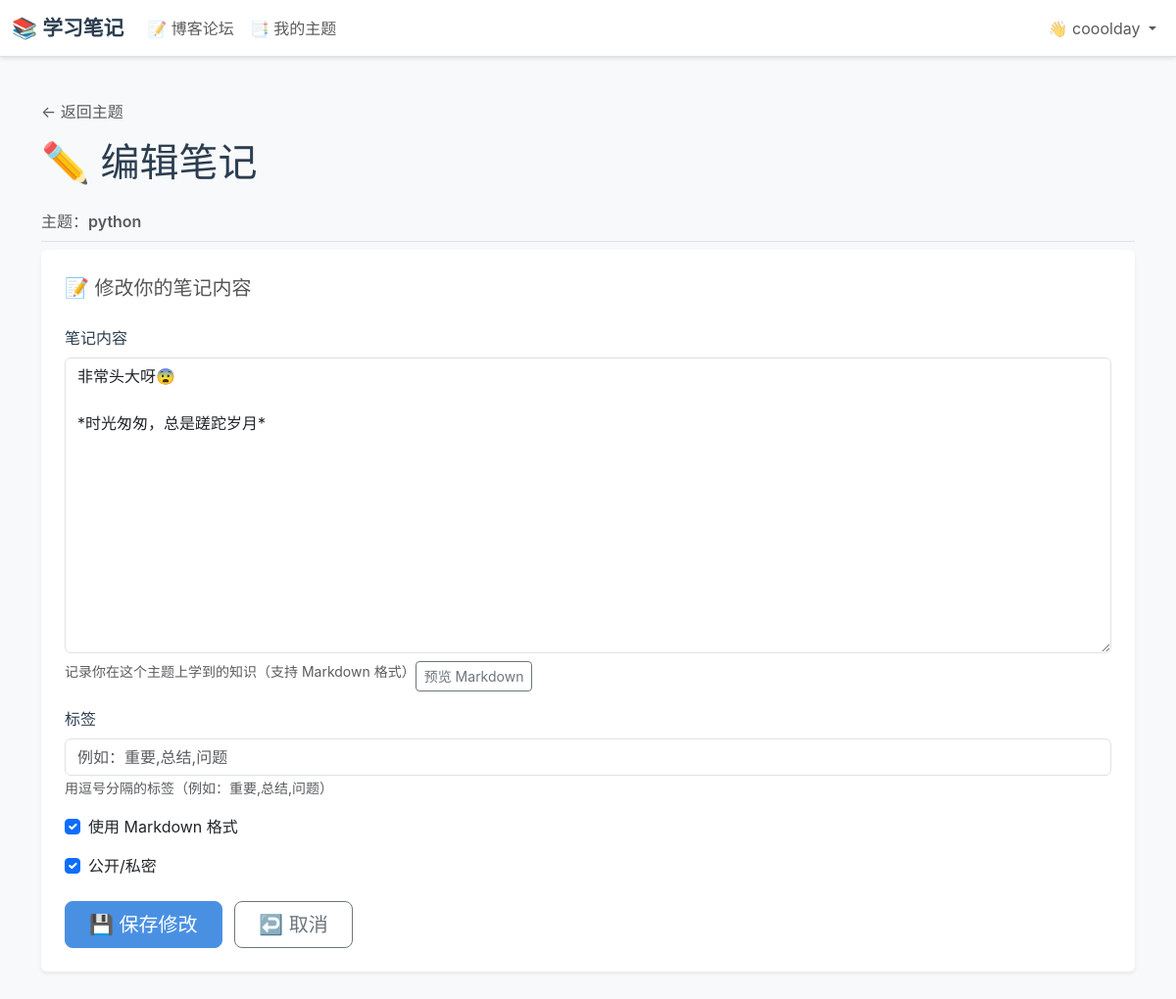
Screenshot of /edit_entry/7/ (signed in) with the database file from the repository.
### learning_logs/models.py (models this page shows, shortened)
class Topic(models.Model):
    COLOR_CHOICES = [
        ('primary', '蓝色'),
        ('success', '绿色'),
        ('warning', '黄色'),
        ('danger', '红色'),
        ('info', '青色'),
        ('secondary', '灰色'),
        ('dark', '深色'),
    ]
    text = models.CharField(
        max_length=200,
        verbose_name='主题名称',
        help_text='请输入学习主题的名称（最多200个字符）'
    )
    date_added = models.DateTimeField(
        auto_now_add=True,
        verbose_name='创建时间',
        help_text='主题创建的时间'
    )
    owner = models.ForeignKey(
        User,
        on_delete=models.CASCADE,
        verbose_name='所有者',
        help_text='拥有此主题的用户'
    )
    color = models.CharField(
        max_length=20,
        choices=COLOR_CHOICES,
        default='primary',
        verbose_name='主题颜色',
        help_text='选择主题的显示颜色'
    )
    icon = models.CharField(
        max_length=50,
        default='📌',
        verbose_name='主题图标',
        help_text='为主题选择一个图标（emoji）'
    )
    cover_image_url = models.URLField(
        max_length=300,
        blank=True,
        verbose_name='主题封面图片链接',
        help_text='可选，粘贴一张图片的网络地址作为封面（例如来自图床或 Unsplash）'
    )
    class Meta:
        verbose_name = '主题'
        verbose_name_plural = '主题'
        ordering = ['-date_added']
        indexes = [
            models.Index(fields=['owner', '-date_added'], name='topic_owner_date_idx'),
            models.Index(fields=['text'], name='topic_text_idx'),
        ]

class Entry(models.Model):
    topic = models.ForeignKey(
        Topic,
        on_delete=models.CASCADE,
        verbose_name='所属主题',
        help_text='此笔记所属的学习主题'
    )
    text = models.TextField(
        verbose_name='笔记内容',
        help_text='记录你在这个主题上学到的知识（支持 Markdown 格式）'
    )
    date_added = models.DateTimeField(
        auto_now_add=True,
        verbose_name='创建时间',
        help_text='笔记创建的时间'
    )
    tags = models.CharField(
        max_length=200,
        blank=True,
        verbose_name='标签',
        help_text='用逗号分隔的标签（例如：重要,总结,问题）'
    )
    is_markdown = models.BooleanField(
        default=True,
        verbose_name='使用 Markdown',
        help_text='是否使用 Markdown 格式渲染'
    )
    is_public = models.BooleanField(
        default=False,
        verbose_name='公开/私密',
        help_text='选择"公开"后，此笔记将发布到博客论坛，所有人可以查看和评论；选择"私密"则仅自己可见'
    )
    comments = GenericRelation(
        'blogs.Comment',
        related_query_name='entry',
        verbose_name='评论',
    )
    class Meta:
        verbose_name = '笔记'
        verbose_name_plural = '笔记'
        ordering = ['-date_added']
        indexes = [
            models.Index(fields=['topic', '-date_added'], name='entry_topic_date_idx'),
        ]

### learning_logs/views.py (the view, shortened to what this page needs)
# urls.py: path('edit_entry/<int:entry_id>/', views.edit_entry, name='edit_entry'),
@login_required
def edit_entry(request, entry_id):
    entry = get_object_or_404(Entry.objects.select_related('topic'), id=entry_id)
    topic_obj = entry.topic
    check_entry_owner(entry, request.user)
    if request.method != 'POST':
        form = EntryForm(instance=entry)
    context = {'entry': entry, 'topic': topic_obj, 'form': form}
    return render(request, 'learning_logs/edit_entry.html', context)

### learning_logs/utils.py (called while the page is built)
def check_entry_owner(entry, user):
    if entry.topic.owner != user:
        raise PermissionDenied("您没有权限访问此条目。")
    return True

### learning_logs/templates/learning_logs/edit_entry.html (shortened to what this page needs)
{% extends "learning_logs/base.html" %}
{% load django_bootstrap5 %}
{% block page_header %}
  <div class="mb-3">
    <a href="{% url 'learning_logs:topic' topic.id %}"
       class="text-decoration-none text-muted">
      ← 返回主题
    </a>
  </div>
  <h1 class="mb-4" style="color: #2c3e50;">
    ✏️ 编辑笔记
  </h1>
  <p class="text-muted mb-0">
    主题：<span class="fw-semibold">{{ topic.text }}</span>
  </p>
{% endblock page_header %}
{% block content %}
  <div class="card shadow-sm border-0">
    <div class="card-body p-4">
      <p class="lead mb-4" style="color: #555;">
        📝 修改你的笔记内容
      </p>
  <form action="{% url 'learning_logs:edit_entry' entry.id %}" method='post' data-skip-validation="true">
        {% bootstrap_form form %}
        <div class="mt-4">
          <button name="submit" class="btn btn-primary btn-lg px-4">
            💾 保存修改
          </button>
          <a href="{% url 'learning_logs:topic' topic.id %}"
             class="btn btn-outline-secondary btn-lg px-4 ms-2">
            ↩️ 取消
          </a>
        </div>
  </form>
    </div>
  </div>
{% endblock content %}

### learning_logs/templates/learning_logs/base.html (shortened to what this page needs)
<!doctype html>
<html lang="zh-CN">
<head>
  {% load django_bootstrap5 %}
  {% load static %}
  {% if DEBUG %}
  {% bootstrap_css %}
  {% else %}
    <link href="https://cdn.jsdelivr.net/npm/bootstrap@5.3.0/dist/css/bootstrap.min.css" rel="stylesheet">
  {% endif %}
  <link rel="stylesheet" href="{% static 'css/custom.css' %}">
  <link rel="stylesheet" href="https://cdn.jsdelivr.net/npm/easymde/dist/easymde.min.css">
  <link rel="stylesheet" href="https://cdn.jsdelivr.net/npm/highlight.js@11.9.0/styles/github-dark.min.css">
</head>
<body>
  <nav class="navbar navbar-expand-md navbar-light bg-white mb-4 border-bottom">
    <div class="container-fluid">
      <a class="navbar-brand" href="{% url 'blogs:index' %}">
          📚 学习笔记</a>
      <div class="collapse navbar-collapse" id="navbarCollapse">
        <ul class="navbar-nav me-auto mb-2 mb-md-0">
          <li class="nav-item">
            <a class="nav-link" href="{% url 'blogs:index' %}">
              📝 博客论坛</a></li>
          {% if user.is_authenticated %}
            <li class="nav-item">
              <a class="nav-link" href="{% url 'learning_logs:topics' %}">
                📑 我的主题</a></li>
          {% endif %}
        </ul>
        <ul class="navbar-nav ms-auto mb-2 mb-md-0">
          {% if user.is_authenticated %}
            <li class="nav-item dropdown">
              <a class="nav-link dropdown-toggle" href="#" id="userDropdown" role="button" data-bs-toggle="dropdown" aria-expanded="false">
                👋 {{ user.username }}
              </a>
            </li>
          {% endif %}
        </ul>
      </div>
    </div>
  </nav>
  <main class="container">
    <div class="pb-2 mb-2 border-bottom">
      {% block page_header %}{% endblock page_header %}
    </div>
    <div>
      {% block content %}{% endblock content %}
    </div>
  </main>
</body>
</html>

### static/css/custom.css (style rules this page uses)
body { font-family: -apple-system, BlinkMacSystemFont, "Segoe UI", "Microsoft YaHei", "微软雅黑", "PingFang SC", "Hiragino Sans GB", sans-serif; background-color: #f8f9fa; min-height: 100vh; display: flex; flex-direction: column; }
.navbar { box-shadow: 0 2px 4px rgba(0, 0, 0, 0.1); background-color: #ffffff !important; }
.navbar-brand { font-weight: 600; font-size: 1.3rem; color: #2c3e50 !important; transition: color 0.3s ease; }
.nav-link { transition: color 0.3s ease; }
main { max-width: 900px; margin: 0 auto; padding: 20px; flex: 1; }
.card { border: none; box-shadow: 0 2px 8px rgba(0, 0, 0, 0.08); transition: all 0.3s ease; margin-bottom: 1.5rem; }
.card-body { padding: 1.5rem; }
.btn-primary { background-color: #4a90e2; border-color: #4a90e2; transition: all 0.3s ease; }
.btn-outline-secondary { transition: all 0.3s ease; }
.form-control { transition: border-color 0.3s ease, box-shadow 0.3s ease; }
.form-label { font-weight: 500; color: #2c3e50; margin-bottom: 0.5rem; }

### rows the page displays
Topic: text "python"
Entry: text "非常头大呀😨 *时光匆匆，总是蹉跎岁月*", is_markdown "☑", is_public "☑"

### other values shown
{{ user.username }} "cooolday"
